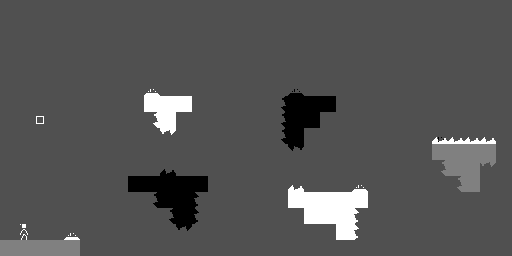

Below is a game level as drawn by its tile map, then a one-line description and the .tmx file that defines it, in full:
An orthogonal 32x16 tile map with 16x16 px tiles, 2 tile layers (alt_a, all).

<map version="1.5" tiledversion="1.7.2" orientation="orthogonal" renderorder="right-down" width="32" height="16" tilewidth="16" tileheight="16" infinite="0" backgroundcolor="#505050" nextlayerid="6" nextobjectid="1">
 <properties>
  <property name="bg_color" type="int" value="0" />
  <property name="title" value="Aerial" />
  <property name="wrapping" type="bool" value="false" />
 </properties>
 <tileset firstgid="1" source="monoman.tsx" />
 <layer id="4" name="alt_a" width="32" height="16">
  <data encoding="csv">
0,0,0,0,0,0,0,0,0,0,0,0,0,0,0,0,0,0,0,0,0,0,0,0,0,0,0,0,0,0,0,0,
0,0,0,0,0,0,0,0,0,0,0,0,0,0,0,0,0,0,0,0,0,0,0,0,0,0,0,0,0,0,0,0,
0,0,0,0,0,0,0,0,0,0,0,0,0,0,0,0,0,0,0,0,0,0,0,0,0,0,0,0,0,0,0,0,
0,0,0,0,0,0,0,0,0,0,0,0,0,0,0,0,0,0,0,0,0,0,0,0,0,0,0,0,0,0,0,0,
0,0,0,0,0,0,0,0,0,0,0,0,0,0,0,0,0,0,0,0,0,0,0,0,0,0,0,0,0,0,0,0,
0,0,0,0,0,0,0,0,0,15,0,0,0,0,0,0,0,0,13,0,0,0,0,0,0,0,0,0,0,0,0,0,
0,0,0,0,0,0,0,0,0,6,6,6,0,0,0,0,0,1610612746,4,4,4,0,0,0,0,0,0,0,0,0,0,0,
0,0,0,0,0,0,0,0,0,1610612748,6,0,0,0,0,0,0,1610612746,4,4,0,0,0,0,0,0,0,0,0,0,0,0,
0,0,0,0,0,0,0,0,0,0,3221225484,0,0,0,0,0,0,1610612746,4,0,0,0,0,0,0,0,0,13,0,0,0,0,
0,0,0,0,0,0,0,0,0,0,0,0,0,0,0,0,0,0,1073741834,0,0,0,0,0,0,0,0,0,0,0,0,0,
0,0,0,0,0,0,0,0,0,0,0,0,0,0,0,0,0,0,0,0,0,0,0,0,0,0,0,0,0,0,0,0,
0,0,0,0,0,0,0,0,0,0,0,0,0,0,0,0,0,0,0,0,0,0,0,0,0,0,0,0,0,0,0,0,
0,0,0,0,0,0,0,0,0,0,0,0,0,0,0,0,0,0,0,0,0,0,0,0,0,0,0,0,0,0,0,0,
0,0,0,0,0,0,0,0,0,0,0,0,0,0,0,0,0,0,0,0,0,0,0,0,0,0,0,0,0,0,0,0,
0,0,0,0,0,0,0,0,0,0,0,0,0,0,0,0,0,0,0,0,0,0,0,0,0,0,0,0,0,0,0,0,
0,0,0,0,0,0,0,0,0,0,0,0,0,0,0,0,0,0,0,0,0,0,0,0,0,0,0,0,0,0,0,0
</data>
 </layer>
 <layer id="1" name="all" width="32" height="16">
  <data encoding="csv">
0,0,0,0,0,0,0,0,0,0,0,0,0,0,0,0,0,0,0,0,0,0,0,0,0,0,0,0,0,0,0,0,
0,0,0,0,0,0,0,0,0,0,0,0,0,0,0,0,0,0,0,0,0,0,0,0,0,0,0,0,0,0,0,0,
0,0,0,0,0,0,0,0,0,0,0,0,0,0,0,0,0,0,0,0,0,0,0,0,0,0,0,0,0,0,0,0,
0,0,0,0,0,0,0,0,0,0,0,0,0,0,0,0,0,0,0,0,0,0,0,0,0,0,0,0,0,0,0,0,
0,0,0,0,0,0,0,0,0,0,0,0,0,0,0,0,0,0,0,0,0,0,0,0,0,0,0,0,0,0,0,0,
0,0,0,0,0,0,0,0,0,0,0,0,0,0,0,0,0,0,0,0,0,0,0,0,0,0,0,0,0,0,0,0,
0,0,0,0,0,0,0,0,0,0,0,0,0,0,0,0,0,0,0,0,0,0,0,0,0,0,0,0,0,0,0,0,
0,0,18,0,0,0,0,0,0,0,0,0,0,0,0,0,0,0,0,0,0,0,0,0,0,0,0,0,0,0,0,0,
0,0,0,0,0,0,0,0,0,0,0,0,0,0,0,0,0,0,0,0,0,0,0,0,0,0,0,12,12,12,12,0,
0,0,0,0,0,0,0,0,0,0,0,0,0,0,0,0,0,0,0,0,0,0,0,0,0,0,0,5,5,5,5,0,
0,0,0,0,0,0,0,0,0,0,10,0,0,0,0,0,0,0,0,0,0,0,0,0,0,0,0,1610612747,5,5,3221225483,0,
0,0,0,0,0,0,0,0,4,4,4,4,4,0,0,0,0,0,12,0,0,0,15,0,0,0,0,0,1610612747,5,0,0,
0,0,0,0,0,0,0,0,0,1610612746,4,4,2684354570,0,0,0,0,0,6,6,6,6,6,0,0,0,0,0,0,0,0,0,
0,0,0,0,0,0,0,0,0,0,1610612746,4,2684354570,0,0,0,0,0,0,6,6,6,2684354572,0,0,0,0,0,0,0,0,0,
0,1,0,0,15,0,0,0,0,0,0,3221225482,0,0,0,0,0,0,0,0,0,6,2684354572,0,0,0,0,0,0,0,0,0,
5,5,5,5,5,0,0,0,0,0,0,0,0,0,0,0,0,0,0,0,0,0,0,0,0,0,0,0,0,0,0,0
</data>
 </layer>
</map>
